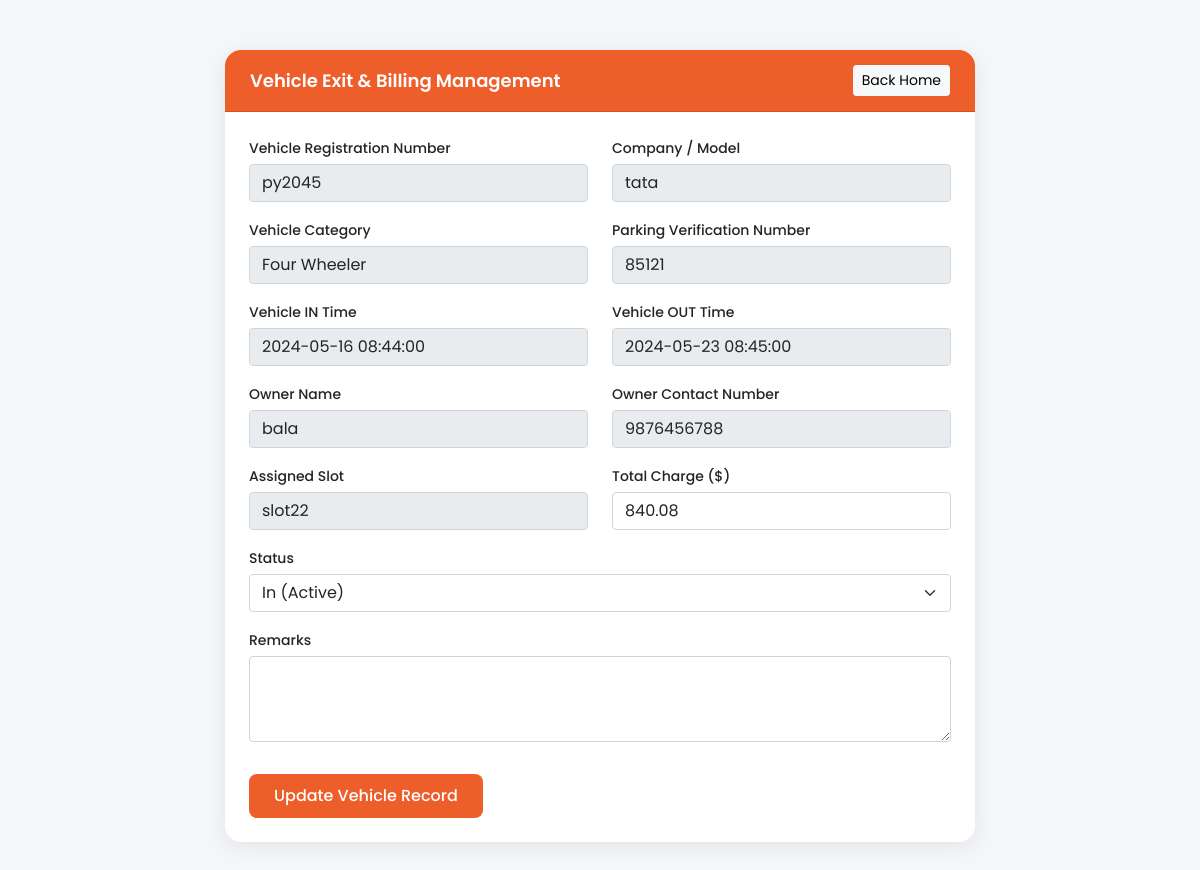
/outgoing-detail.php?updateid=139 (signed in), run on the app's committed database.
### tables this page shows
CREATE TABLE `vehicle_info` (
  `ID` int(10) NOT NULL,
  `ParkingNumber` varchar(120) DEFAULT NULL,
  `VehicleCategory` varchar(120) NOT NULL,
  `VehicleCompanyname` varchar(120) DEFAULT NULL,
  `RegistrationNumber` varchar(120) DEFAULT NULL,
  `OwnerName` varchar(120) DEFAULT NULL,
  `OwnerContactNumber` bigint(10) DEFAULT NULL,
  `InTime` timestamp NULL DEFAULT current_timestamp(),
  `OutTime` timestamp NULL DEFAULT NULL ON UPDATE current_timestamp(),
  `ParkingCharge` varchar(120) NOT NULL,
  `Remark` mediumtext NOT NULL,
  `Status` varchar(5) NOT NULL,
  `slot_number` varchar(100) NOT NULL
);

### outgoing-detail.php (the view, shortened to what this page needs)
<?php
require_once "database.php";
$cid = isset($_GET['updateid']) ? (int)$_GET['updateid'] : 0;
$vehicle = null;
if ($cid > 0) {
    $stmt = mysqli_prepare($conn, "SELECT * FROM vehicle_info WHERE ID = ?");
    if ($stmt) {
        mysqli_stmt_bind_param($stmt, "i", $cid);
        mysqli_stmt_execute($stmt);
        $res = mysqli_stmt_get_result($stmt);
        $vehicle = mysqli_fetch_assoc($res);
    }
}
?>
<!DOCTYPE html>
<html lang="en">
<head>
  <link rel="stylesheet" href="https://cdn.jsdelivr.net/npm/bootstrap@5.0.1/dist/css/bootstrap.min.css">
</head>
<body>
  <div class="card">
    <div class="card-header d-flex justify-content-between align-items-center">
      <span>Vehicle Exit & Billing Management</span>
      <a href="index.php" class="btn btn-sm btn-light">Back Home</a>
    </div>
    <div class="card-body p-4">
      <?php if ($vehicle): ?>
        <form method="POST">
          <div class="row">
            <div class="col-md-6 form-group">
              <label>Vehicle Registration Number</label>
              <input type="text" class="form-control" value="<?php echo htmlspecialchars($vehicle['RegistrationNumber']); ?>" readonly>
            </div>
            <div class="col-md-6 form-group">
              <label>Company / Model</label>
              <input type="text" class="form-control" value="<?php echo htmlspecialchars($vehicle['VehicleCompanyname']); ?>" readonly>
            </div>
            <div class="col-md-6 form-group">
              <label>Vehicle Category</label>
              <input type="text" class="form-control" value="<?php echo htmlspecialchars($vehicle['VehicleCategory']); ?>" readonly>
            </div>
            <div class="col-md-6 form-group">
              <label>Parking Verification Number</label>
              <input type="text" class="form-control" value="<?php echo htmlspecialchars($vehicle['ParkingNumber']); ?>" readonly>
            </div>
            <div class="col-md-6 form-group">
              <label>Vehicle IN Time</label>
              <input type="text" class="form-control" value="<?php echo htmlspecialchars($vehicle['InTime']); ?>" readonly>
            </div>
            <div class="col-md-6 form-group">
              <label>Vehicle OUT Time</label>
              <input type="text" class="form-control" value="<?php echo htmlspecialchars($vehicle['OutTime'] ?: 'In Progress'); ?>" readonly>
            </div>
            <div class="col-md-6 form-group">
              <label>Owner Name</label>
              <input type="text" class="form-control" value="<?php echo htmlspecialchars($vehicle['OwnerName']); ?>" readonly>
            </div>
            <div class="col-md-6 form-group">
              <label>Owner Contact Number</label>
              <input type="text" class="form-control" value="<?php echo htmlspecialchars($vehicle['OwnerContactNumber']); ?>" readonly>
            </div>
            <div class="col-md-6 form-group">
              <label>Assigned Slot</label>
              <input type="text" class="form-control" value="<?php echo htmlspecialchars($vehicle['slot_number']); ?>" readonly>
            </div>
            <div class="col-md-6 form-group">
              <label>Total Charge ($)</label>
              <input type="number" step="0.01" class="form-control" name="parkingcharge" value="<?php echo htmlspecialchars($vehicle['ParkingCharge']); ?>">
            </div>
            <div class="col-md-12 form-group">
              <label>Status</label>
              <select name="status" class="form-select">
                <option value="In" <?php if ($vehicle['Status'] !== 'Out') echo 'selected'; ?>>In (Active)</option>
              </select>
            </div>
            <div class="col-md-12 form-group">
              <label>Remarks</label>
              <textarea class="form-control" name="remark" rows="3"><?php echo htmlspecialchars($vehicle['Remark']); ?></textarea>
            </div>
          </div>
          <button type="submit" name="submit-in" class="btn-submit mt-3">Update Vehicle Record</button>
        </form>
      <?php else: ?>
        <p class="text-muted">No vehicle selected or invalid update ID. <a href="index.php">Return to home</a>.</p>
      <?php endif; ?>
    </div>
  </div>
</body>
</html>

### outgoing-detail.php (style rules this page uses)
* { font-family: "Poppins", sans-serif; }
body { background: #f4f6f9; min-height: 100vh; padding: 20px; }
.card { border-radius: 16px; border: none; box-shadow: 0 4px 20px rgba(0,0,0,0.08); margin: 30px auto; max-width: 750px; }
.card-header { background: #ed5e2b; color: white; border-radius: 16px 16px 0 0 !important; font-weight: 600; font-size: 18px; padding: 15px 25px; }
.form-group { margin-bottom: 16px; }
.form-group label { font-weight: 500; font-size: 14px; margin-bottom: 5px; }
.btn-submit { background: #ed5e2b; color: white; border: none; padding: 10px 25px; border-radius: 8px; font-weight: 500; }

### data on the page
vehicle_info: RegistrationNumber "py2045", VehicleCompanyname "tata", VehicleCategory "Four Wheeler", ParkingNumber "85121", InTime "2024-05-16 08:44:00", OutTime "2024-05-23 08:45:00", OwnerName "bala", OwnerContactNumber "9876456788", slot_number "slot22", parkingcharge "840.08", status "In (Active)"
